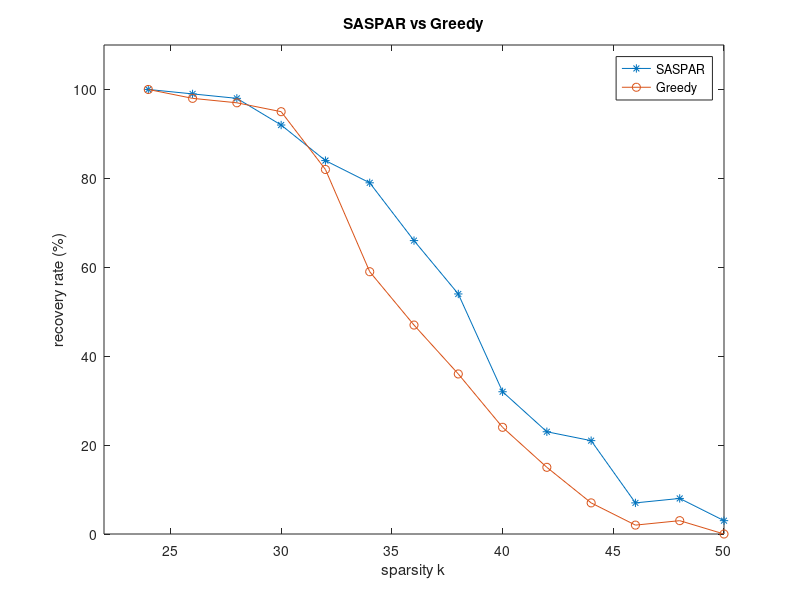

MATLAB code for this plot:
clf
load greedyVsSasPar2+
plot(xparsitytable,experiment_record1(2,:),'-*')
hold on
plot(xparsitytable,experiment_record1(1,:),'-o')
legend('SASPAR','Greedy')
title('SASPAR vs Greedy')
xlabel('sparsity k')
ylabel('recovery rate (%)')
xlim([22,50])
ylim([0,110])